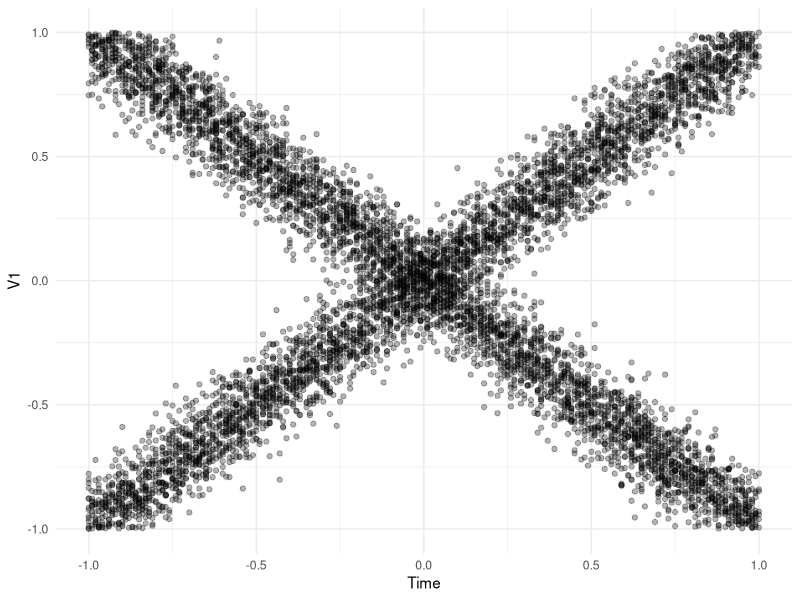
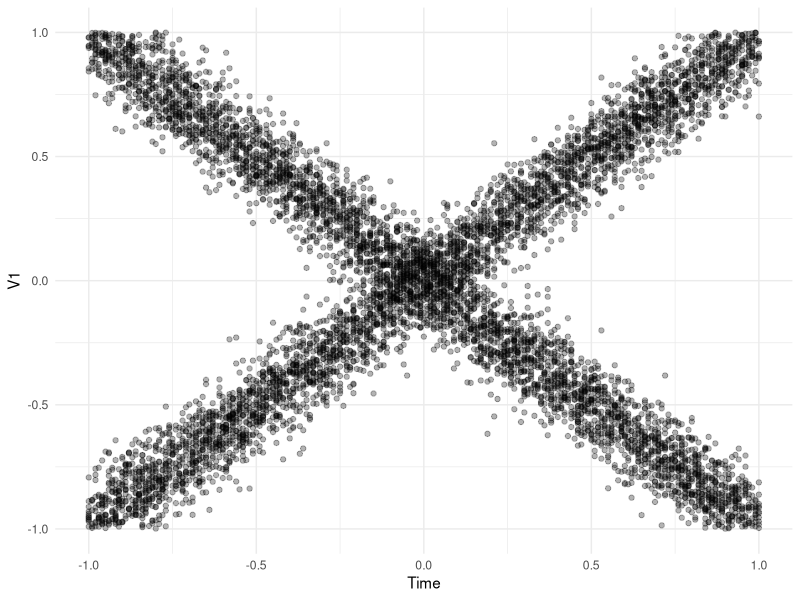
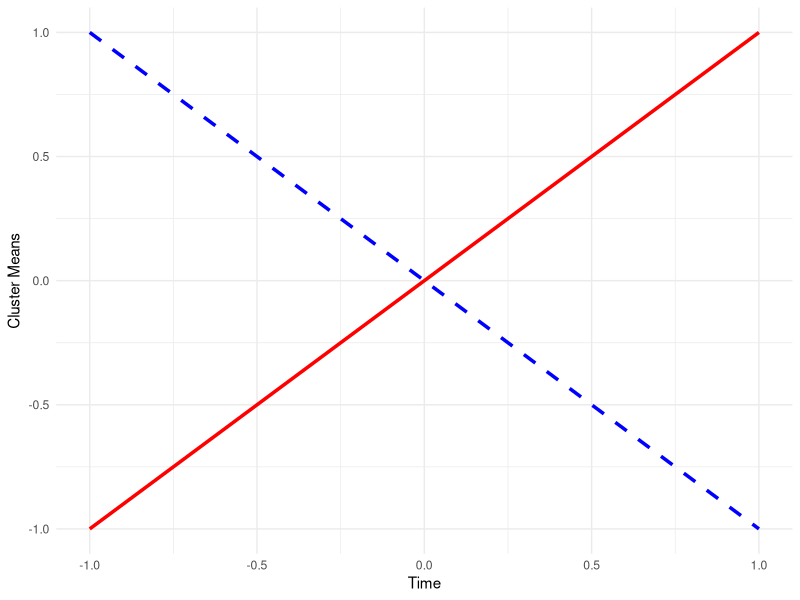
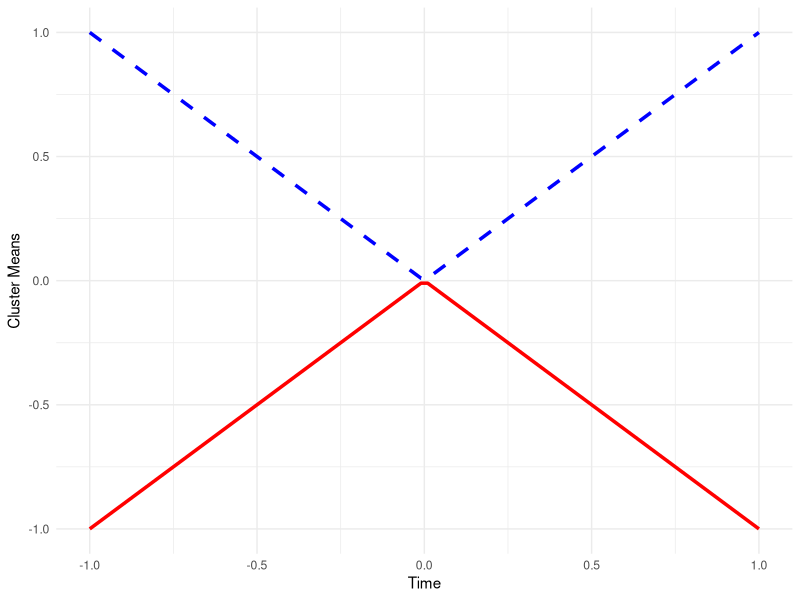
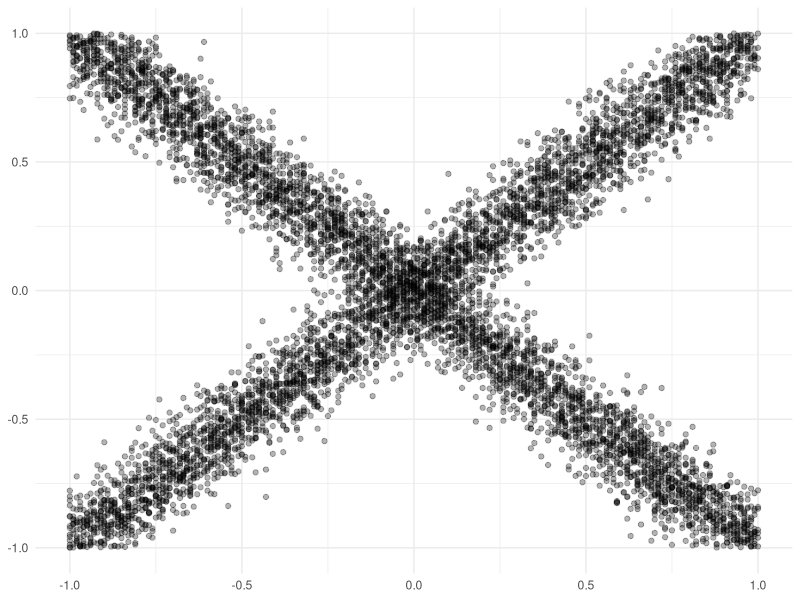
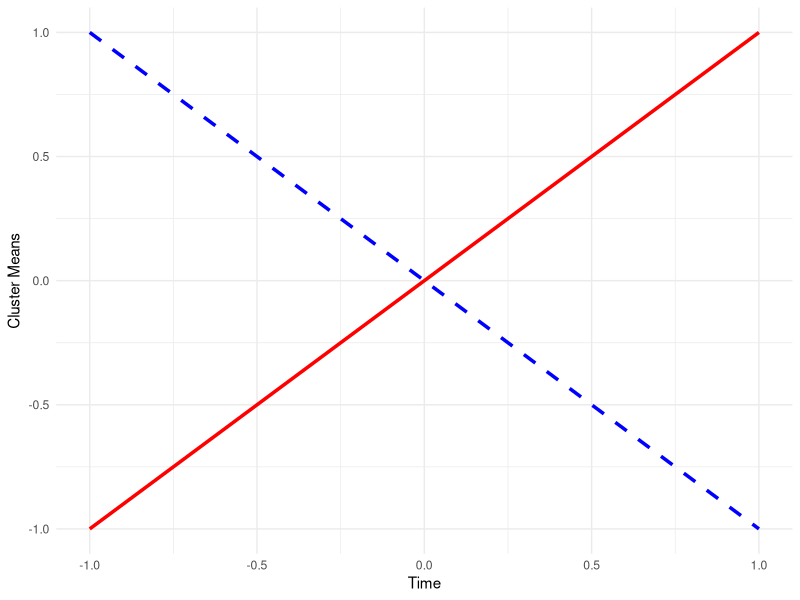
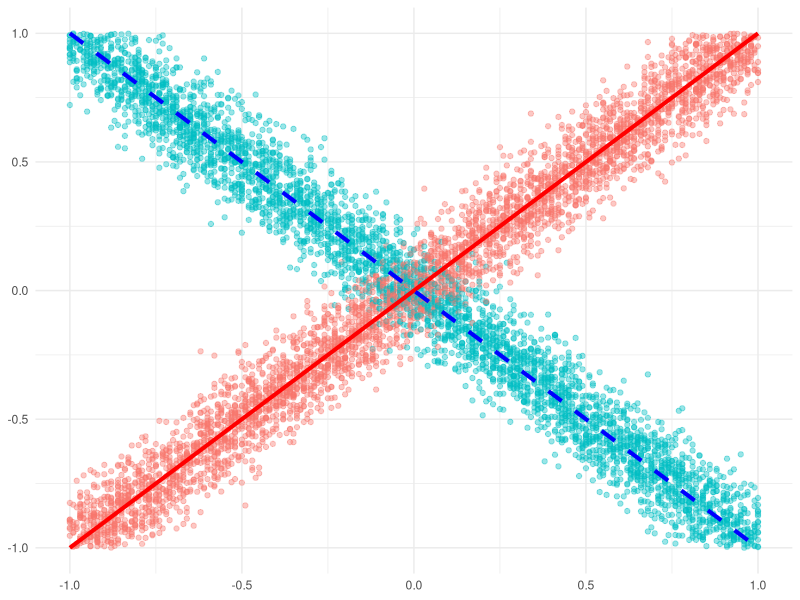
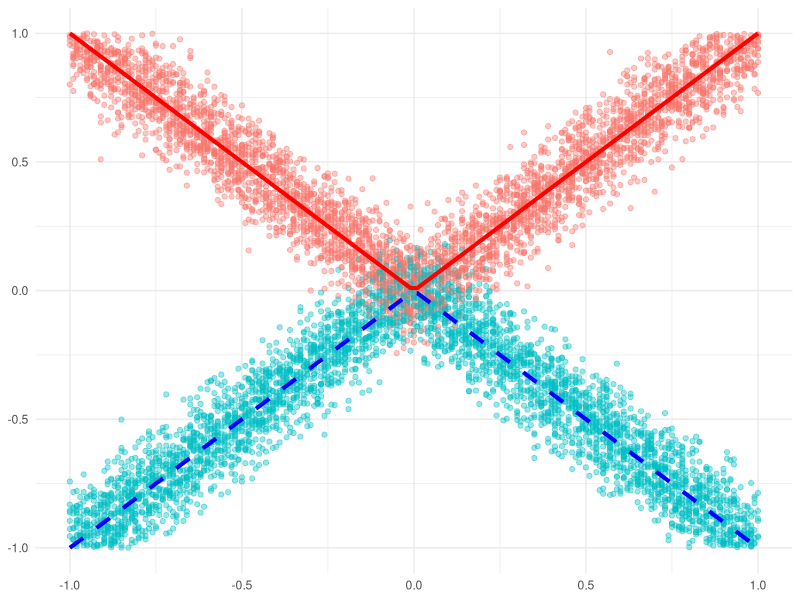

Write R code to recreate these figures, in order.
library(mvtnorm)
library(ggplot2)
library(tibble)
library(dplyr)
library(purrr)

# 1) Data-generation function:
#    Note: Sigma_function must return a 4D array of dimensions
#    [length(times), K, d, d] even for univariate data.
generate_smooth_gauss_mix_cross <- function(mu_function,
                                            Sigma_function,
                                            pi_function,
                                            times,
                                            num_points) {
  # Evaluate functions at all time points:
  mu    <- mu_function(times)     # dimensions: [length(times), K, d]
  Sigma <- Sigma_function(times)    # dimensions: [length(times), K, d, d]
  pi    <- pi_function(times)       # dimensions: [length(times), K]
  
  K <- ncol(pi)        # Number of mixture components
  d <- dim(mu)[3]      # Dimensionality of the data
  N <- length(times)   # Number of time points
  
  # Pre-allocate lists:
  z       <- vector("list", N)
  y       <- vector("list", N)
  biomass <- vector("list", N)
  
  # Loop over time points:
  for (i in seq_len(N)) {
    n_i <- num_points[i]
    
    # Draw component labels based on mixture probabilities:
    z[[i]] <- apply(stats::rmultinom(n_i, 1, pi[i, ]) == 1, 2, which)
    
    # Allocate storage for the data at this time:
    y[[i]] <- matrix(NA, n_i, d)
    biomass[[i]] <- abs(rnorm(n_i, mean = 0.01, sd = sqrt(0.001)))
    
    # Generate data for each mixture component:
    for (k in seq_len(K)) {
      these <- z[[i]] == k
      if (!any(these)) next
      
      if (d == 1) {
        # Univariate normal: interpret Sigma[i,k,1,1] as the variance.
        y[[i]][these, ] <- stats::rnorm(
          n    = sum(these),
          mean = mu[i, k, ],
          sd   = sqrt(Sigma[i, k, 1, 1])
        )
      } else {
        # Multivariate normal:
        y[[i]][these, ] <- mvtnorm::rmvnorm(
          n     = sum(these),
          mean  = mu[i, k, ],
          sigma = Sigma[i, k, , ]
        )
      }
    }
  }
  
  list(
    y       = y,
    z       = z,
    mu      = mu,
    Sigma   = Sigma,
    pi      = pi,
    biomass = biomass,
    times   = times
  )
}

# 2) Plotting function:
#    For the univariate case, we construct a tibble with an explicit “V1” column.
plot_data_cross <- function(dat) {
  if (!("times" %in% names(dat))) {
    stop("dat must include a 'times' element.")
  }
  
  the_times <- dat$times
  the_y     <- dat$y
  
  # For univariate data, each y[[i]] is a matrix with one column.
  df <- map2_dfr(
    .x = the_y,
    .y = the_times,
    .f = function(mat, tval) {
      tibble(V1 = as.vector(mat[, 1]), time = tval)
    }
  )
  
  ggplot(df, aes(x = time, y = V1)) +
    geom_point(alpha = 0.3) +
    labs(
      x = "Time",
      y = "V1"
      #title = "Raw Data (Mixture of Gaussians Over Time)"
    ) +
    scale_x_continuous(limits = c(-1, 1))
}

# 3) Example usage:
# Define times from -1 to 1 in steps of 0.01.
times <- seq(-1, 1, by = 0.01)
ntimes <- length(times)
num_points <- rep(40, ntimes)  # 40 points per time step

# Set number of clusters and dimension.
K <- 2  # two clusters
d <- 1  # univariate data

# Define the functions.
mu_function <- function(t) {
  # Create an array of dimensions [length(t), K, d].
  arr <- array(NA_real_, dim = c(length(t), K, d))
  arr[, 1, 1] <-  t   # For cluster 1, mean equals time.
  arr[, 2, 1] <- -t   # For cluster 2, mean equals negative time.
  arr
}

Sigma_function <- function(t) {
  # Return a constant variance of 0.1 for each component.
  array(0.01, dim = c(length(t), K, d, d))
}

pi_function <- function(t) {
  # Both clusters have constant proportions (0.5 each).
  matrix(0.5, nrow = length(t), ncol = K)
}

# Generate the data.
ex_data <- generate_smooth_gauss_mix_cross(
  mu_function    = mu_function,
  Sigma_function = Sigma_function,
  pi_function    = pi_function,
  times          = times,
  num_points     = num_points
)
plot_data_cross <- function(dat) {
  if (!("times" %in% names(dat))) {
    stop("dat must include a 'times' element.")
  }
  
  the_times <- dat$times
  the_y     <- dat$y
  
  # For univariate data, each y[[i]] is a matrix with one column.
  df <- map2_dfr(
    .x = the_y,
    .y = the_times,
    .f = function(mat, tval) {
      tibble(V1 = as.vector(mat[, 1]), time = tval)
    }
  )
  
  ggplot(df, aes(x = time, y = V1)) +
    geom_point(color = "black", alpha = 0.3) +  # Match aesthetics
    labs(
      x = expression("Time"),
      y = expression("V1")
    ) +
    scale_x_continuous(limits = c(-1, 1)) +
    scale_y_continuous(limits = c(-1, 1)) +  # Match the y-axis range
    theme_minimal()
}

# Plot the generated data.
plot_data_cross(ex_data)


library(ggplot2)

p_raw <- plot_data_cross(ex_data) + labs(x = NULL, y = NULL)

ggsave(
  "raw_crossing.png",   # overwrite or rename as needed
  plot   = p_raw,
  width  = 1026, height = 673,  # identical pixel size to the old file
  units  = "px",
  dpi    = 100,                 # bump to 600 for print-ready output
  bg     = "white"
)

######################################################################
# 1) Data-generation function:
#    Note: Sigma_function must return a 4D array of dimensions
#    [length(times), K, d, d] even for univariate data.
generate_smooth_gauss_mix_cross <- function(mu_function,
                                            Sigma_function,
                                            pi_function,
                                            times,
                                            num_points) {
  # Evaluate functions at all time points:
  mu    <- mu_function(times)     # dimensions: [length(times), K, d]
  Sigma <- Sigma_function(times)    # dimensions: [length(times), K, d, d]
  pi    <- pi_function(times)       # dimensions: [length(times), K]
  
  K <- ncol(pi)        # Number of mixture components
  d <- dim(mu)[3]      # Dimensionality of the data
  N <- length(times)   # Number of time points
  
  # Pre-allocate lists:
  z       <- vector("list", N)
  y       <- vector("list", N)
  biomass <- vector("list", N)
  
  # Loop over time points:
  for (i in seq_len(N)) {
    n_i <- num_points[i]
    
    # Draw component labels based on mixture probabilities:
    z[[i]] <- apply(stats::rmultinom(n_i, 1, pi[i, ]) == 1, 2, which)
    
    # Allocate storage for the data at this time:
    y[[i]] <- matrix(NA, n_i, d)
    biomass[[i]] <- abs(rnorm(n_i, mean = 0.01, sd = sqrt(0.001)))
    
    # Generate data for each mixture component:
    for (k in seq_len(K)) {
      these <- z[[i]] == k
      if (!any(these)) next
      
      if (d == 1) {
        # Univariate normal: interpret Sigma[i,k,1,1] as the variance.
        y[[i]][these, ] <- stats::rnorm(
          n    = sum(these),
          mean = mu[i, k, ],
          sd   = sqrt(Sigma[i, k, 1, 1])
        )
      } else {
        # Multivariate normal:
        y[[i]][these, ] <- mvtnorm::rmvnorm(
          n     = sum(these),
          mean  = mu[i, k, ],
          sigma = Sigma[i, k, , ]
        )
      }
    }
  }
  
  list(
    y       = y,
    z       = z,
    mu      = mu,
    Sigma   = Sigma,
    pi      = pi,
    biomass = biomass,
    times   = times
  )
}

# 2) Plotting function:
#    For the univariate case, we construct a tibble with an explicit “V1” column.
plot_data_cross <- function(dat) {
  if (!("times" %in% names(dat))) {
    stop("dat must include a 'times' element.")
  }
  
  the_times <- dat$times
  the_y     <- dat$y
  
  # For univariate data, each y[[i]] is a matrix with one column.
  df <- map2_dfr(
    .x = the_y,
    .y = the_times,
    .f = function(mat, tval) {
      tibble(V1 = as.vector(mat[, 1]), time = tval)
    }
  )
  
  ggplot(df, aes(x = time, y = V1)) +
    geom_point(alpha = 0.3) +
    labs(
      x = "Time",
      y = "V1"
      #title = "Raw Data (Mixture of Gaussians Over Time)"
    ) +
    scale_x_continuous(limits = c(-1, 1))
}

# 3) Example usage:
# Define times from -1 to 1 in steps of 0.01.
times <- seq(-1, 1, by = 0.01)
ntimes <- length(times)
num_points <- rep(40, ntimes)  # 40 points per time step

# Set number of clusters and dimension.
K <- 2  # two clusters
d <- 1  # univariate data

# Define the functions.
mu_function <- function(t) {
  # Create an array of dimensions [length(t), K, d].
  arr <- array(NA_real_, dim = c(length(t), K, d))
  arr[, 1, 1] <-  t   # For cluster 1, mean equals time.
  arr[, 2, 1] <- -t   # For cluster 2, mean equals negative time.
  arr
}

Sigma_function <- function(t) {
  # Return a constant variance of 0.1 for each component.
  array(0.01, dim = c(length(t), K, d, d))
}

pi_function <- function(t) {
  # Both clusters have constant proportions (0.5 each).
  matrix(0.5, nrow = length(t), ncol = K)
}

# Generate the data.
ex_data <- generate_smooth_gauss_mix_cross(
  mu_function    = mu_function,
  Sigma_function = Sigma_function,
  pi_function    = pi_function,
  times          = times,
  num_points     = num_points
)
plot_data_cross <- function(dat) {
  if (!("times" %in% names(dat))) {
    stop("dat must include a 'times' element.")
  }
  
  the_times <- dat$times
  the_y     <- dat$y
  
  # For univariate data, each y[[i]] is a matrix with one column.
  df <- map2_dfr(
    .x = the_y,
    .y = the_times,
    .f = function(mat, tval) {
      tibble(V1 = as.vector(mat[, 1]), time = tval)
    }
  )
  
  ggplot(df, aes(x = time, y = V1)) +
    geom_point(color = "black", alpha = 0.3) +  # Match aesthetics
    labs(
      x = expression("Time"),
      y = expression("V1")
    ) +
    scale_x_continuous(limits = c(-1, 1)) +
    scale_y_continuous(limits = c(-1, 1)) +  # Match the y-axis range
    theme_minimal()
}

# Plot the generated data.
plot_data_cross(ex_data)


### 
library(ggplot2)

# Create a sequence of x values from -1 to 1
x_vals <- seq(-1, 1, length.out = 100)

# Define the y values for both plots
df1 <- data.frame(x = x_vals, y1 = x_vals, y2 = -x_vals)  # Linear functions
df2 <- data.frame(x = x_vals, y1 = abs(x_vals), y2 = -abs(x_vals))  # Absolute value functions

# First plot: Linear functions crossing
p1 <- ggplot(df1, aes(x = x)) +
  geom_line(aes(y = y1), color = "red", size = 1.2) +       # Red solid line
  geom_line(aes(y = y2), color = "blue", linetype = "dashed", size = 1.2) + # Blue dashed line
  xlim(-1, 1) + ylim(-1, 1) +
  labs(
    x = expression("Time"), 
    y = expression("Cluster Means")
  ) +
  theme_minimal()


p1
# Save first plot
ggsave("linear_functions.png", p1, width = 6, height = 4, dpi = 300)

# Second plot: Absolute value functions
p2 <- ggplot(df2, aes(x = x)) +
  geom_line(aes(y = y1), color = "blue", linetype = "dashed", size = 1.2) +  # Blue dashed abs(x)
  geom_line(aes(y = y2), color = "red", size = 1.2) +      # Red solid -abs(x)
  xlim(-1, 1) + ylim(-1, 1) +
  labs(
    x = expression("Time"), 
    y = expression("Cluster Means")
  ) +
  theme_minimal()
p2

library(dplyr)
library(purrr)
library(tibble)
library(ggplot2)

#### 1) Define the time grid and mixture parameters ####
times <- seq(-1, 1, by = 0.01)
ntimes <- length(times)
num_points <- rep(40, ntimes)  # 40 points per time step

K <- 2  # two clusters
d <- 1  # univariate data

Sigma_function <- function(t) {
  # Constant variance of 0.01 for each cluster and time point
  array(0.01, dim = c(length(t), K, d, d))
}

pi_function <- function(t) {
  # Equal mixture weights (0.5, 0.5)
  matrix(0.5, nrow = length(t), ncol = K)
}

#### 2) Define two different mean functions ####
#   a) Linear crossing: mu1 = t, mu2 = -t
mu_function_linear <- function(t) {
  arr <- array(NA_real_, dim = c(length(t), K, d))
  arr[, 1, 1] <- t      # cluster 1: y = t
  arr[, 2, 1] <- -t     # cluster 2: y = -t
  arr
}

#   b) Absolute value crossing: mu1 = |t|, mu2 = -|t|
mu_function_abs <- function(t) {
  arr <- array(NA_real_, dim = c(length(t), K, d))
  arr[, 1, 1] <- abs(t)   # cluster 1: y = |t|
  arr[, 2, 1] <- -abs(t)  # cluster 2: y = -|t|
  arr
}

#### 3) Generate data from each mean specification ####
ex_data_linear <- generate_smooth_gauss_mix_cross(
  mu_function    = mu_function_linear,
  Sigma_function = Sigma_function,
  pi_function    = pi_function,
  times          = times,
  num_points     = num_points
)

ex_data_abs <- generate_smooth_gauss_mix_cross(
  mu_function    = mu_function_abs,
  Sigma_function = Sigma_function,
  pi_function    = pi_function,
  times          = times,
  num_points     = num_points
)

#### 4) Convert each data set into a single tibble with cluster labels ####
# Note that ex_data$z[[i]] is the cluster label (1 or 2) for each point at time[i].
to_df <- function(dat) {
  map2_dfr(
    .x = dat$y,
    .y = seq_along(dat$y),
    .f = function(yi, i) {
      tibble(
        time    = dat$times[i],
        V1      = yi[, 1],
        cluster = factor(dat$z[[i]])  # cluster 1 or 2
      )
    }
  )
}

df_linear <- to_df(ex_data_linear)
df_abs    <- to_df(ex_data_abs)
p_linear <- ggplot(df_linear, aes(x = time, y = V1, color = cluster)) +
  geom_point(alpha = 0.4) +
  scale_x_continuous(limits = c(-1, 1)) +
  scale_y_continuous(limits = c(-1, 1)) +
  labs(
    x = "Time",
    y = "V1",
    title = "Linear Means (y = t, y = -t)"
  ) +
  theme_minimal()

p_abs <- ggplot(df_abs, aes(x = time, y = V1, color = cluster)) +
  geom_point(alpha = 0.4) +
  scale_x_continuous(limits = c(-1, 1)) +
  scale_y_continuous(limits = c(-1, 1)) +
  labs(
    x = "Time",
    y = "V1",
    title = "Absolute Value Means (y = |t|, y = -|t|)"
  ) +
  theme_minimal()



## ------------------------------------------------------------------
## 1  Overlay original mean curves … but strip all titles / axis labels
## ------------------------------------------------------------------

p_linear_comb <- p_linear +
  geom_line(data = df1, aes(x = x, y = y1),
            colour = "red",  linewidth = 1.4) +               # red solid
  geom_line(data = df1, aes(x = x, y = y2),
            colour = "blue", linetype = "dashed",
            linewidth = 1.4) +
  labs(title = NULL, x = NULL, y = NULL) +                    # remove titles
  theme_minimal() +
  theme(legend.position = "none",
        axis.title       = element_blank(),
        plot.title       = element_blank())

p_abs_comb <- p_abs +
  geom_line(data = df2, aes(x = x, y = y2),
            colour = "blue", linetype = "dashed",
            linewidth = 1.4) +                                # blue dashed
  geom_line(data = df2, aes(x = x, y = y1),
            colour = "red",  linewidth = 1.4) +               # red solid
  labs(title = NULL, x = NULL, y = NULL) +
  theme_minimal() +
  theme(legend.position = "none",
        axis.title       = element_blank(),
        plot.title       = element_blank())

## ------------------------------------------------------------------
## 2  Save at exactly 1026 × 673 px (dpi 100 avoids “squish”)
## ------------------------------------------------------------------

ggsave("linear_means_with_points.png",
       plot   = p_linear_comb,
       width  = 1026, height = 673,
       units  = "px", dpi = 100, bg = "white")

ggsave("abs_means_with_points.png",
       plot   = p_abs_comb,
       width  = 1026, height = 673,
       units  = "px", dpi = 100, bg = "white")
